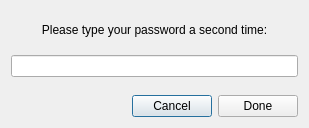
<?xml version="1.0" encoding="UTF-8"?>
<ui version="4.0">
 <class>PasswordRepeat</class>
 <widget class="QDialog" name="PasswordRepeat">
  <property name="geometry">
   <rect>
    <x>0</x>
    <y>0</y>
    <width>309</width>
    <height>128</height>
   </rect>
  </property>
  <property name="windowTitle">
   <string>Checking Password</string>
  </property>
  <layout class="QVBoxLayout" name="verticalLayout_2" stretch="2,1">
   <item>
    <layout class="QVBoxLayout" name="verticalLayout">
     <item>
      <spacer name="verticalSpacer_2">
       <property name="orientation">
        <enum>Qt::Vertical</enum>
       </property>
       <property name="sizeType">
        <enum>QSizePolicy::Expanding</enum>
       </property>
       <property name="sizeHint" stdset="0">
        <size>
         <width>20</width>
         <height>10</height>
        </size>
       </property>
      </spacer>
     </item>
     <item>
      <widget class="QLabel" name="label">
       <property name="text">
        <string>Please type your password a second time:</string>
       </property>
       <property name="alignment">
        <set>Qt::AlignCenter</set>
       </property>
      </widget>
     </item>
     <item>
      <spacer name="verticalSpacer_3">
       <property name="orientation">
        <enum>Qt::Vertical</enum>
       </property>
       <property name="sizeHint" stdset="0">
        <size>
         <width>20</width>
         <height>10</height>
        </size>
       </property>
      </spacer>
     </item>
     <item>
      <widget class="QLineEdit" name="passwordInput"/>
     </item>
     <item>
      <spacer name="verticalSpacer">
       <property name="orientation">
        <enum>Qt::Vertical</enum>
       </property>
       <property name="sizeHint" stdset="0">
        <size>
         <width>20</width>
         <height>10</height>
        </size>
       </property>
      </spacer>
     </item>
    </layout>
   </item>
   <item>
    <layout class="QHBoxLayout" name="horizontalLayout">
     <item>
      <spacer name="horizontalSpacer">
       <property name="orientation">
        <enum>Qt::Horizontal</enum>
       </property>
       <property name="sizeHint" stdset="0">
        <size>
         <width>40</width>
         <height>20</height>
        </size>
       </property>
      </spacer>
     </item>
     <item>
      <widget class="QPushButton" name="cancelButton">
       <property name="sizePolicy">
        <sizepolicy hsizetype="Fixed" vsizetype="Fixed">
         <horstretch>0</horstretch>
         <verstretch>0</verstretch>
        </sizepolicy>
       </property>
       <property name="text">
        <string>Cancel</string>
       </property>
      </widget>
     </item>
     <item>
      <widget class="QPushButton" name="doneButton">
       <property name="sizePolicy">
        <sizepolicy hsizetype="Fixed" vsizetype="Fixed">
         <horstretch>0</horstretch>
         <verstretch>0</verstretch>
        </sizepolicy>
       </property>
       <property name="text">
        <string>Done</string>
       </property>
      </widget>
     </item>
    </layout>
   </item>
  </layout>
 </widget>
 <tabstops>
  <tabstop>passwordInput</tabstop>
  <tabstop>cancelButton</tabstop>
  <tabstop>doneButton</tabstop>
 </tabstops>
 <resources/>
 <connections>
  <connection>
   <sender>passwordInput</sender>
   <signal>returnPressed()</signal>
   <receiver>doneButton</receiver>
   <slot>click()</slot>
   <hints>
    <hint type="sourcelabel">
     <x>254</x>
     <y>65</y>
    </hint>
    <hint type="destinationlabel">
     <x>264</x>
     <y>98</y>
    </hint>
   </hints>
  </connection>
 </connections>
</ui>
